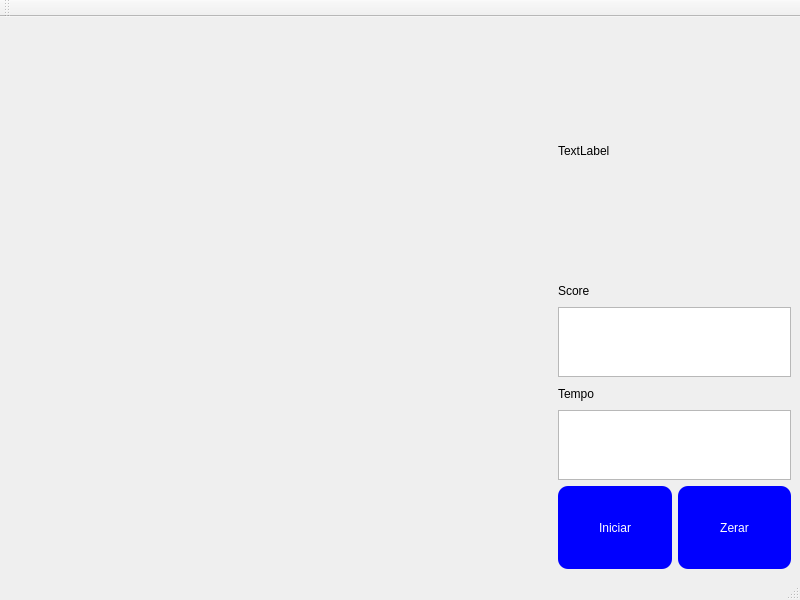
<?xml version="1.0" encoding="UTF-8"?>
<ui version="4.0">
 <class>tempo</class>
 <widget class="QMainWindow" name="tempo">
  <property name="geometry">
   <rect>
    <x>0</x>
    <y>0</y>
    <width>800</width>
    <height>600</height>
   </rect>
  </property>
  <property name="windowTitle">
   <string>tempo</string>
  </property>
  <widget class="QWidget" name="centralwidget">
   <layout class="QGridLayout" name="gridLayout">
    <item row="0" column="0">
     <layout class="QHBoxLayout" name="horizontalLayout_2" stretch="70,30">
      <item>
       <widget class="drawer" name="widget" native="true"/>
      </item>
      <item>
       <layout class="QVBoxLayout" name="verticalLayout" stretch="60,5,5,5,5,20">
        <item>
         <widget class="QLabel" name="instrucoes">
          <property name="text">
           <string>TextLabel</string>
          </property>
         </widget>
        </item>
        <item>
         <widget class="QLabel" name="tempo_2">
          <property name="text">
           <string>Score</string>
          </property>
         </widget>
        </item>
        <item>
         <widget class="QTextBrowser" name="textBrowserscore"/>
        </item>
        <item>
         <widget class="QLabel" name="label_3">
          <property name="text">
           <string>Tempo</string>
          </property>
         </widget>
        </item>
        <item>
         <widget class="QTextBrowser" name="textBrowsertempo"/>
        </item>
        <item>
         <layout class="QHBoxLayout" name="horizontalLayout">
          <item>
           <widget class="QPushButton" name="pushButtoniniciar">
            <property name="sizePolicy">
             <sizepolicy hsizetype="Minimum" vsizetype="Expanding">
              <horstretch>0</horstretch>
              <verstretch>0</verstretch>
             </sizepolicy>
            </property>
            <property name="styleSheet">
             <string notr="true">background: blue;
color: white;
border-radius: 10px;</string>
            </property>
            <property name="text">
             <string>Iniciar</string>
            </property>
           </widget>
          </item>
          <item>
           <widget class="QPushButton" name="pushButtonzerar">
            <property name="sizePolicy">
             <sizepolicy hsizetype="Minimum" vsizetype="Expanding">
              <horstretch>0</horstretch>
              <verstretch>0</verstretch>
             </sizepolicy>
            </property>
            <property name="styleSheet">
             <string notr="true">background: blue;
color: white;
border-radius: 10px;</string>
            </property>
            <property name="text">
             <string>Zerar</string>
            </property>
           </widget>
          </item>
         </layout>
        </item>
       </layout>
      </item>
     </layout>
    </item>
   </layout>
  </widget>
  <widget class="QMenuBar" name="menubar">
   <property name="geometry">
    <rect>
     <x>0</x>
     <y>0</y>
     <width>800</width>
     <height>22</height>
    </rect>
   </property>
  </widget>
  <widget class="QStatusBar" name="statusbar"/>
  <widget class="QToolBar" name="toolBar">
   <property name="windowTitle">
    <string>toolBar</string>
   </property>
   <attribute name="toolBarArea">
    <enum>TopToolBarArea</enum>
   </attribute>
   <attribute name="toolBarBreak">
    <bool>false</bool>
   </attribute>
  </widget>
 </widget>
 <customwidgets>
  <customwidget>
   <class>drawer</class>
   <extends>QWidget</extends>
   <header>drawer.h</header>
   <container>1</container>
  </customwidget>
 </customwidgets>
 <resources/>
 <connections/>
</ui>
